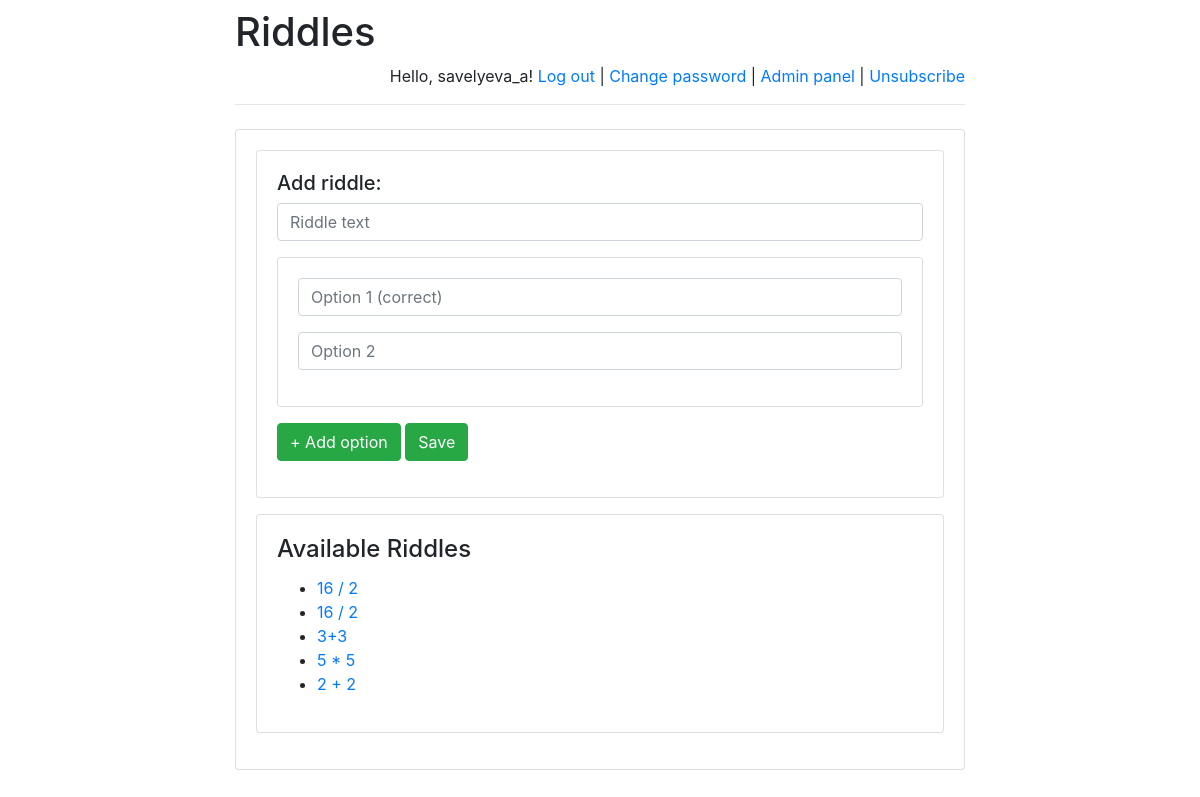
/riddles/admin/ (signed in), run on the app's committed database.
### riddles/models.py (models this page shows)
class Riddle(models.Model):
    riddle_text = models.CharField(max_length=255)
    pub_date = models.DateTimeField('date published')

### riddles/views.py (the view)
def admin(request):
    message = None
    if "message" in request.GET:
        message = request.GET["message"]
    return render(
        request,
        "admin.html",
        {
            "latest_riddles":
                Riddle.objects.order_by('-pub_date')[:5],
            "message": message,
        }
    )

### riddles/templates/admin.html (shortened to what this page needs)
{% extends 'base.html' %}
{% block main %}
    {% if user.is_staff %}
        <div class="card mb-3">
            <div class="card-body">
                <form action="../post_riddle/" method="post">
                    <h5>Add riddle:</h5>
                    <div class="mb-3">
                        <input class="form-control"
                               placeholder="Riddle text"
                               name="text"
                               required/>
                    </div>
                    <div class="card mb-3">
                    <div class="card-body" id="options_new">
                        <div class="mb-3">
                            <input class="form-control"
                                   placeholder="Option 1 (correct)"
                                   name="option1"
                                   required/>
                        </div>
                        <div class="mb-3">
                            <input class="form-control"
                                   placeholder="Option 2"
                                   name="option2"
                                   required/>
                        </div>
                    </div>
                    </div>
                    <div class="mb-3">
                        <button class="btn btn-success"
                                onclick="addOption('options_new', 0)"
                                type="button">
                            + Add option
                        </button>
                        <button class="btn btn-success">
                            Save
                        </button>
                    </div>
                </form>
            </div>
        </div>
        <div class="card mb-3">
            <div class="card-body">
                <h4 class="card-title">Available Riddles</h4>
                {% if latest_riddles %}
                    <ul>
                        {% for riddle in latest_riddles %}
                            <li>
                                <a href="/riddles/{{ riddle.id }}/">
                                    {{ riddle.riddle_text }}
                                </a>
                            </li>
                        {% endfor %}
                    </ul>
                {% else %}
                    <p>No riddles are available right now.</p>
                {% endif %}
            </div>
        </div>
    {% else %}
        <h4>Access denied.</h4>
    {% endif %}
{% endblock %}

### riddles/templates/base.html (shortened to what this page needs)
<!doctype html>
<html lang="en">
<head>
    <link rel="stylesheet"
href="https://stackpath.bootstrapcdn.com/bootstrap/4.1.3/css/bootstrap.min.css">
</head>
<body>
<div class="container">
    <div class="row justify-content-center">
        <div class="col-8">
            <h1 class="mt-2">Riddles</h1>
            {% if user.is_authenticated %}
                <p class="text-right">
                    Hello, {{ user.username }}!
                    <a href="/riddles/logout">Log out</a> |
                    <a href="/riddles/password-change">
                        Change password
                    </a>
                    {% if user.is_staff %}
                        | <a href="/riddles/admin">Admin panel</a>
                    {% endif %}
                    {% if user.email == '' %}
                        | <a href="/riddles/subscribe">Subscribe</a>
                    {% else %}
                        | <a href="/riddles/unsubscribe">Unsubscribe</a>
                    {% endif %}
                </p>
            {% else %}
                <p class="text-right">
                    <a href="/riddles/login">Log in</a> |
                    <a href="/riddles/register">Register</a>
                </p>
            {% endif %}
            <hr class="mt-0 mb-4">
            <div class="card">
                <div class="card-body">
                    {% block main %}
                    {% endblock %}
                </div>
            </div>
        </div>
    </div>
</div>
</body>
</html>

### data on the page
Riddle: riddle_text "16 / 2"
Riddle: riddle_text "16 / 2"
Riddle: riddle_text "3+3"
Riddle: riddle_text "5 * 5"
Riddle: riddle_text "2 + 2"

### other printed values
{{ user.username }} "savelyeva_a"
